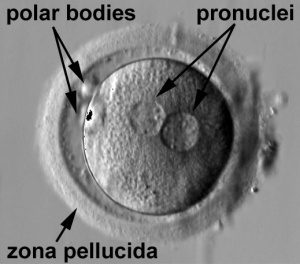
#> input picture 300px-Human_zygote_two_pronuclei_22.jpg, 300 x 264 px; its folder holds only this picture in this run
$ python -i main.py   (imports and definitions only)   (older library calls are emulated)
#> lines starting #> are read from the running program, lines starting #| are printed output that depends on the picture
import os
import numpy as np
import cv2
import matplotlib.pyplot as plt
import pyvista as pv

from scipy.spatial.distance import pdist, squareform
from skimage import measure
from sklearn.model_selection import ParameterGrid
from sklearn.preprocessing import MinMaxScaler


# [7 lines left out: function get_parameter_options, not called in this run]
    # return {
    #     'laplacian_k_size': [1, 3],
    #     'laplacian_threshold': [40],
    #     'dilation_kernel_size': [(1, 1), (2, 2)],
    #     'dilation_iterations': [1]
    # }


def get_feret_diameter(contour):
    """
    Calculates the maximum distance between any two points on the contour (Feret diameter).

    Parameters:
    contour: numpy array of contour points from cv2.findContours

    Returns:
    max_distance: The Feret diameter
    (point1, point2): The two points that are furthest apart
    """
    # Reshape contour to 2D array of points
    points = contour.reshape(-1, 2)

    # Calculate pairwise distances between all points
    distances = pdist(points)
    distance_matrix = squareform(distances)

    # Find the maximum distance and its indices
    max_idx = np.unravel_index(np.argmax(distance_matrix), distance_matrix.shape)
    max_distance = distance_matrix[max_idx] / 3

    # Get the actual points
    point1 = tuple(points[max_idx[0]])
    point2 = tuple(points[max_idx[1]])

    return max_distance, (point1, point2)


def get_equivalent_diameter(contour):
    """
    Calculates the diameter of a circle with the same area as the contour.

    Parameters:
    contour: numpy array of contour points from cv2.findContours

    Returns:
    diameter: The equivalent circular diameter
    center: The centroid of the contour
    """
    # Calculate area
    area = cv2.contourArea(contour)

    # Calculate equivalent diameter
    diameter = np.sqrt(4 * area / np.pi) / 3

    # Calculate centroid
    M = cv2.moments(contour)
    if M['m00'] != 0:
        cx = int(M['m10'] / M['m00'])
        cy = int(M['m01'] / M['m00'])
        center = (cx, cy)
    else:
        center = None

    return diameter, center


def get_minimum_enclosing_circle(contour):
    """
    Finds the minimum enclosing circle of the contour.

    Parameters:
    contour: numpy array of contour points from cv2.findContours

    Returns:
    diameter: The diameter of the minimum enclosing circle
    (center, radius): The center point and radius of the circle
    """
    center, radius = cv2.minEnclosingCircle(contour)
    diameter = 2 * radius / 3
    return diameter, (center, radius)


def visualize_diameters(image, contour, area_ratio, avg_distance_to_enclosing):
    """
    Visualizes different diameter measurements on the image.

    Parameters:
    image: Original image
    contour: numpy array of contour points from cv2.findContours

    Returns:
    annotated_image: Image with diameter measurements drawn
    """
    # Create a copy for visualization
    vis_image = image.copy()
    if len(vis_image.shape) == 2:
        vis_image = cv2.cvtColor(vis_image, cv2.COLOR_GRAY2BGR)

    # Draw contour
    cv2.drawContours(vis_image, [contour], -1, (0, 255, 0), 2)

    # Draw Feret diameter
    feret_diameter, (point1, point2) = get_feret_diameter(contour)
    cv2.line(vis_image, point1, point2, (255, 0, 0), 2)
    cv2.putText(vis_image, f'Feret: {feret_diameter:.1f}',
                (10, 30), cv2.FONT_HERSHEY_SIMPLEX, 0.7, (255, 0, 0), 2)

    # Draw equivalent circular diameter
    equiv_diameter, center = get_equivalent_diameter(contour)
    if center is not None:
        radius = int(equiv_diameter / 2)
        # cv2.circle(vis_image, center, radius, (0, 0, 255), 2)
        cv2.putText(vis_image, f'Equivalent: {equiv_diameter:.1f}',
                    (10, 60), cv2.FONT_HERSHEY_SIMPLEX, 0.7, (0, 0, 255), 2)

    # Draw minimum enclosing circle
    min_diameter, (min_center, min_radius) = get_minimum_enclosing_circle(contour)
    center_point = (int(min_center[0]), int(min_center[1]))
    cv2.circle(vis_image, center_point, int(min_radius), (255, 255, 0), 2)
    cv2.putText(vis_image, f'Min enclosing: {min_diameter:.1f}',
                (10, 90), cv2.FONT_HERSHEY_SIMPLEX, 0.7, (255, 255, 0), 2)

    # Add area ratio text
    cv2.putText(vis_image, f'Area ratio: {area_ratio:.1f}%',
                (10, 120), cv2.FONT_HERSHEY_SIMPLEX, 0.7, (0, 255, 255), 2)

    # Add average distance to enclosing text
    cv2.putText(vis_image, f'Avg distance to enclosing: {avg_distance_to_enclosing:.1f}',
                (10, 150), cv2.FONT_HERSHEY_SIMPLEX, 0.7, (0, 255, 255), 2)

    return vis_image


def analyze_contour_in_image(image):
    """
    Analyzes contour diameters in an image.

    Parameters:
    image: Input image (grayscale or color)

    Returns:
    Dictionary containing different diameter measurements
    """
    # Convert to grayscale if needed
    if len(image.shape) == 3:
        gray = cv2.cvtColor(image, cv2.COLOR_BGR2GRAY)
    else:
        gray = image

    # Find contours
    contours, _ = cv2.findContours(gray, cv2.RETR_EXTERNAL, cv2.CHAIN_APPROX_SIMPLE)

    if not contours:
        return None

    # Get largest contour
    largest_contour = max(contours, key=cv2.contourArea)

    # Calculate different diameters
    feret_diameter, feret_points = get_feret_diameter(largest_contour)
    equiv_diameter, center = get_equivalent_diameter(largest_contour)
    min_diameter, (min_center, min_radius) = get_minimum_enclosing_circle(largest_contour)

    # Calculate the area ratio
    contour_area = cv2.contourArea(largest_contour)
    circle_area = np.pi * (min_radius ** 2)
    area_ratio = (contour_area / circle_area) * 100  # Convert to percentage

    avg_distance_to_enclosing = calc_contour_to_circle_perimeter_distance(largest_contour, min_center[0], min_center[1], min_radius)

    # Visualize
    annotated_image = visualize_diameters(image, largest_contour, area_ratio, avg_distance_to_enclosing)

    return {
        'feret_diameter': feret_diameter,
        'equivalent_diameter': equiv_diameter,
        'minimum_enclosing_diameter': min_diameter,
        'area_ratio': area_ratio,
        'avg_distance_to_enclosing': avg_distance_to_enclosing,
        'annotated_image': annotated_image
    }

def calc_contour_to_circle_perimeter_distance(contour, center_x, center_y, radius):
    """
    Calculate average distance from contour points to the perimeter of their enclosing circle.
    A smaller average means a tighter fit.

    Parameters:
    contour: numpy array of shape (N, 1, 2) containing contour points

    Returns:
    float: average distance
    numpy.ndarray: all distances
    tuple: circle parameters (center_x, center_y, radius)
    """
    # Convert contour to normal array of points
    contour_points = contour.reshape(-1, 2)

    # For each point, calculate distance to center
    distances_to_center = np.sqrt(
        (contour_points[:, 0] - center_x) ** 2 +
        (contour_points[:, 1] - center_y) ** 2
    )

    # The distance to circle perimeter is the difference between
    # the radius and the distance to center
    distances_to_perimeter = radius - distances_to_center

    # Calculate average distance
    avg_distance = np.mean(distances_to_perimeter)

    return avg_distance


# [596 lines left out: functions load_images_from_directory, gradual_color_region_outside_radius, create_mesh, create_colored_mesh, analyze_run, callback and 4 more, not called in this run]


# [45 lines not run here, left out]

>>> import cv2
>>> picture = cv2.imread('300px-Human_zygote_two_pronuclei_22.jpg')
#> picture is the input picture: shape (264, 300, 3); min 0, max 255, mean 128.5
>>> result = analyze_contour_in_image(picture)
#> in analyze_contour_in_image, `contours, _ = cv2.findContours(gray, cv2.RETR_EXTERNAL, cv2.CHAIN_APPR..`: contours = [[[0, 0], [0, 263], [299, 263], [299, 0]]]
#> in analyze_contour_in_image, `largest_contour = max(contours, key=cv2.contourArea)`: largest_contour = [[0, 0], [0, 263], [299, 263], [299, 0]]
#> in get_feret_diameter, `distances = pdist(points)`: distances = [263, 398.2, 299, 299, 398.2, 263]
#> in get_feret_diameter, `distance_matrix = squareform(distances)`: distance_matrix = [[0, 263, 398.2, 299], [263, 0, 299, 398.2], [398.2, 299, 0, 263], [299, 398.2, 263, 0]]
#> in get_feret_diameter, `max_idx = np.unravel_index(np.argmax(distance_matrix), distance_matrix..`: max_idx = (0, 2)
#> in get_feret_diameter, `max_distance = distance_matrix[max_idx] / 3`: max_distance = 132.7
#> in get_feret_diameter, `point1 = tuple(points[max_idx[0]])`: point1 = (0, 0)
#> in get_feret_diameter, `point2 = tuple(points[max_idx[1]])`: point2 = (299, 263)
#> in analyze_contour_in_image, `feret_diameter, feret_points = get_feret_diameter(largest_contour)`: feret_diameter = 132.7; feret_points = ((0, 0), (299, 263))
#> in get_equivalent_diameter, `area = cv2.contourArea(contour)`: area = 78637
#> in get_equivalent_diameter, `diameter = np.sqrt(4 * area / np.pi) / 3`: diameter = 105.5
#> in get_equivalent_diameter, `M = cv2.moments(contour)`: M = moments, m00 78637, centre m10/m00, m01/m00 = (149.5, 131.5)
#> in get_equivalent_diameter, `cx = int(M['m10'] / M['m00'])`: cx = 149
#> in get_equivalent_diameter, `cy = int(M['m01'] / M['m00'])`: cy = 131
#> in get_equivalent_diameter, `center = (cx, cy)`: center = (149, 131)
#> in analyze_contour_in_image, `equiv_diameter, center = get_equivalent_diameter(largest_contour)`: equiv_diameter = 105.5; center = (149, 131)
#> in get_minimum_enclosing_circle, `center, radius = cv2.minEnclosingCircle(contour)`: center = (149.5, 131.5); radius = 199.1
#> in get_minimum_enclosing_circle, `diameter = 2 * radius / 3`: diameter = 132.7
#> in analyze_contour_in_image, `min_diameter, (min_center, min_radius) = get_minimum_enclosing_circle(..`: min_center = (149.5, 131.5); min_radius = 199.1
#> in analyze_contour_in_image, `contour_area = cv2.contourArea(largest_contour)`: contour_area = 78637
#> in analyze_contour_in_image, `circle_area = np.pi * (min_radius ** 2)`: circle_area = 124540.7
#> in analyze_contour_in_image, `area_ratio = (contour_area / circle_area) * 100`: area_ratio = 63.14
#> in calc_contour_to_circle_perimeter_distance, `contour_points = contour.reshape(-1, 2)`: contour_points = [[0, 0], [0, 263], [299, 263], [299, 0]]
#> in calc_contour_to_circle_perimeter_distance, `distances_to_center = np.sqrt( (contour_points[:, 0] - center_x) ** 2 ..`: distances_to_center = [199.1, 199.1, 199.1, 199.1]
#> in calc_contour_to_circle_perimeter_distance, `distances_to_perimeter = radius - distances_to_center`: distances_to_perimeter = [0.000111, 0.000111, 0.000111, 0.000111]
#> in calc_contour_to_circle_perimeter_distance, `avg_distance = np.mean(distances_to_perimeter)`: avg_distance = 0.000111
#> in visualize_diameters, `feret_diameter, (point1, point2) = get_feret_diameter(contour)`: feret_diameter = 132.7; point1 = (0, 0); point2 = (299, 263)
#> in visualize_diameters, `equiv_diameter, center = get_equivalent_diameter(contour)`: equiv_diameter = 105.5; center = (149, 131)
#> in visualize_diameters, `radius = int(equiv_diameter / 2)`: radius = 52
#> in visualize_diameters, `min_diameter, (min_center, min_radius) = get_minimum_enclosing_circle(..`: min_diameter = 132.7; min_center = (149.5, 131.5); min_radius = 199.1
#> in visualize_diameters, `center_point = (int(min_center[0]), int(min_center[1]))`: center_point = (149, 131)
#> in visualize_diameters, `cv2.circle(vis_image, center_point, int(min_radius), (255, 255, 0), 2)`: vis_image: shape (264, 300, 3); mean B, G, R 125.3, 126, 123
#> in visualize_diameters, `cv2.putText(vis_image, f'Avg distance to enclosing: {avg_distance_to_e..`:
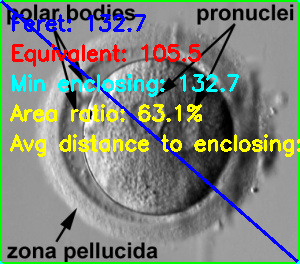
#> vis_image: shape (264, 300, 3); mean B, G, R 122.8, 133.8, 126.1
#> result = 6 items

$ run again, on pretty-egg-768x478.png
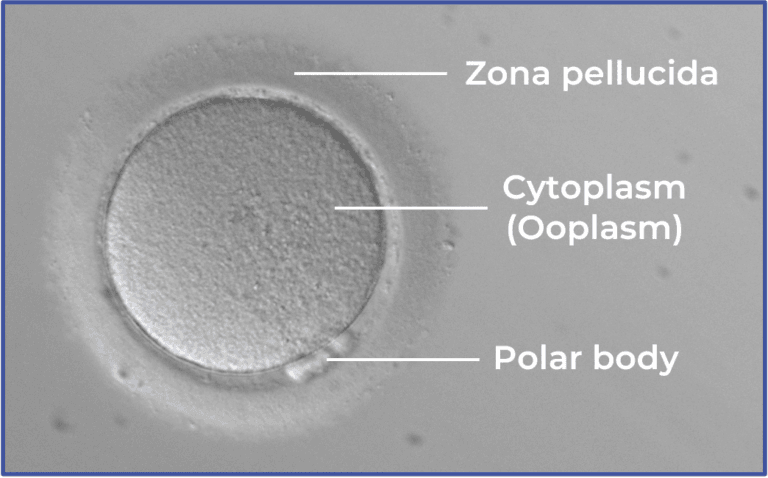
#> input picture pretty-egg-768x478.png, 768 x 478 px
#> picture is the input picture: shape (478, 768, 3); mean B, G, R 164.7, 162.6, 162
#> in analyze_contour_in_image, `gray = cv2.cvtColor(image, cv2.COLOR_BGR2GRAY)`:
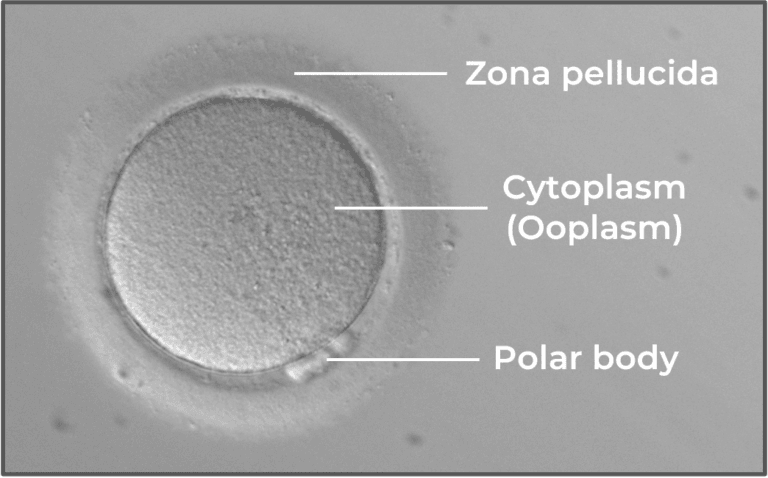
#> gray: shape (478, 768); min 86, max 254, mean 162.6
#> contours = [[[0, 0], [0, 477], [767, 477], [767, 0]]]
#> largest_contour = [[0, 0], [0, 477], [767, 477], [767, 0]]
#> distances = [477, 903.2, 767, 767, 903.2, 477]
#> distance_matrix = [[0, 477, 903.2, 767], [477, 0, 767, 903.2], [903.2, 767, 0, 477], [767, 903.2, 477, 0]]
#> max_idx = (0, 2)
#> max_distance = 301.1
#> in get_feret_diameter, `point1 = tuple(points[max_idx[0]])`: point1 = (0, 0)
#> in get_feret_diameter, `point2 = tuple(points[max_idx[1]])`: point2 = (767, 477)
#> in analyze_contour_in_image, `feret_diameter, feret_points = get_feret_diameter(largest_contour)`: feret_diameter = 301.1; feret_points = ((0, 0), (767, 477))
#> area = 365859
#> in get_equivalent_diameter, `diameter = np.sqrt(4 * area / np.pi) / 3`: diameter = 227.5
#> M = moments, m00 365859, centre m10/m00, m01/m00 = (383.5, 238.5)
#> cx = 383
#> cy = 238
#> in get_equivalent_diameter, `center = (cx, cy)`: center = (383, 238)
#> in analyze_contour_in_image, `equiv_diameter, center = get_equivalent_diameter(largest_contour)`: equiv_diameter = 227.5; center = (383, 238)
#> in get_minimum_enclosing_circle, `center, radius = cv2.minEnclosingCircle(contour)`: center = (383.5, 238.5); radius = 451.6
#> in get_minimum_enclosing_circle, `diameter = 2 * radius / 3`: diameter = 301.1
#> in analyze_contour_in_image, `min_diameter, (min_center, min_radius) = get_minimum_enclosing_circle(..`: min_center = (383.5, 238.5); min_radius = 451.6
#> contour_area = 365859
#> circle_area = 640742.2
#> area_ratio = 57.1
#> contour_points = [[0, 0], [0, 477], [767, 477], [767, 0]]
#> distances_to_center = [451.6, 451.6, 451.6, 451.6]
#> distances_to_perimeter = [9.23e-05, 9.23e-05, 9.23e-05, 9.23e-05]
#> avg_distance = 9.23e-05
#> in visualize_diameters, `feret_diameter, (point1, point2) = get_feret_diameter(contour)`: feret_diameter = 301.1; point1 = (0, 0); point2 = (767, 477)
#> in visualize_diameters, `equiv_diameter, center = get_equivalent_diameter(contour)`: equiv_diameter = 227.5; center = (383, 238)
#> in visualize_diameters, `radius = int(equiv_diameter / 2)`: radius = 113
#> in visualize_diameters, `min_diameter, (min_center, min_radius) = get_minimum_enclosing_circle(..`: min_diameter = 301.1; min_center = (383.5, 238.5); min_radius = 451.6
#> center_point = (383, 238)
#> in visualize_diameters, `cv2.putText(vis_image, f'Avg distance to enclosing: {avg_distance_to_e..`:
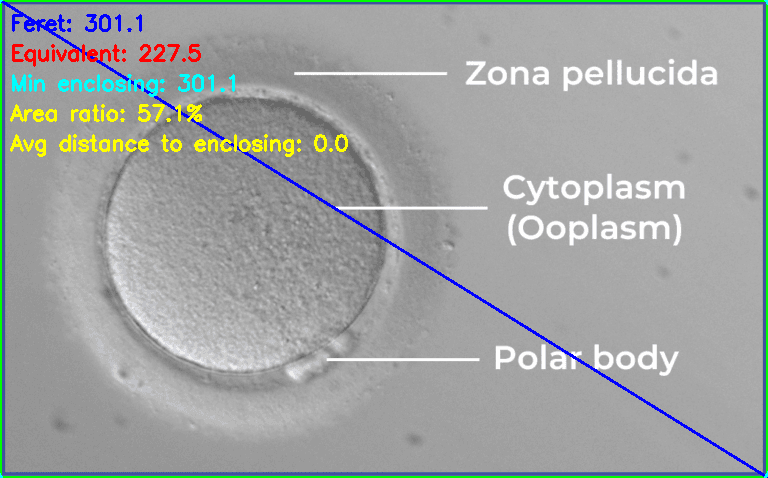
#> vis_image: shape (478, 768, 3); mean B, G, R 161.4, 163.3, 159.3
#> result = 6 items
